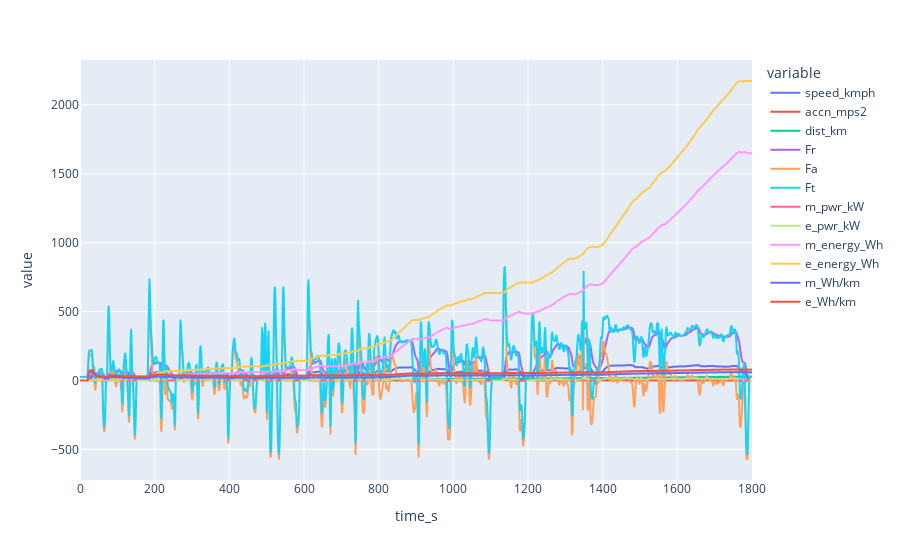

Source (notebook cell):
### Code cell
df_energy = energy_calc(time,speed,accn_mps2,mtr_sys_eff,coastdown_param)

### Figure 1 — Plotly figure (JSON) as saved in the notebook; plotly's stock layout.template omitted (floating-point values rounded to 4 significant figures; data arrays with more than 128 entries replaced by an {"elided": "..."} marker saying what was removed)
{"data": [{"hovertemplate": "variable=speed_kmph<br>time_s=%{x}<br>value=%{y}<extra></extra>", "legendgroup": "speed_kmph", "line": {"color": "#636efa", "dash": "solid"}, "marker": {"symbol": "circle"}, "mode": "lines", "name": "speed_kmph", "showlegend": true, "type": "scattergl", "x": {"elided": "1801 int values"}, "xaxis": "x", "y": {"elided": "1801 float values"}, "yaxis": "y"}, {"hovertemplate": "variable=accn_mps2<br>time_s=%{x}<br>value=%{y}<extra></extra>", "legendgroup": "accn_mps2", "line": {"color": "#EF553B", "dash": "solid"}, "marker": {"symbol": "circle"}, "mode": "lines", "name": "accn_mps2", "showlegend": true, "type": "scattergl", "x": {"elided": "1801 int values"}, "xaxis": "x", "y": {"elided": "1801 float values"}, "yaxis": "y"}, {"hovertemplate": "variable=dist_km<br>time_s=%{x}<br>value=%{y}<extra></extra>", "legendgroup": "dist_km", "line": {"color": "#00cc96", "dash": "solid"}, "marker": {"symbol": "circle"}, "mode": "lines", "name": "dist_km", "showlegend": true, "type": "scattergl", "x": {"elided": "1801 int values"}, "xaxis": "x", "y": {"elided": "1801 float values"}, "yaxis": "y"}, {"hovertemplate": "variable=Fr<br>time_s=%{x}<br>value=%{y}<extra></extra>", "legendgroup": "Fr", "line": {"color": "#ab63fa", "dash": "solid"}, "marker": {"symbol": "circle"}, "mode": "lines", "name": "Fr", "showlegend": true, "type": "scattergl", "x": {"elided": "1801 int values"}, "xaxis": "x", "y": {"elided": "1801 float values"}, "yaxis": "y"}, {"hovertemplate": "variable=Fa<br>time_s=%{x}<br>value=%{y}<extra></extra>", "legendgroup": "Fa", "line": {"color": "#FFA15A", "dash": "solid"}, "marker": {"symbol": "circle"}, "mode": "lines", "name": "Fa", "showlegend": true, "type": "scattergl", "x": {"elided": "1801 int values"}, "xaxis": "x", "y": {"elided": "1801 float values"}, "yaxis": "y"}, {"hovertemplate": "variable=Ft<br>time_s=%{x}<br>value=%{y}<extra></extra>", "legendgroup": "Ft", "line": {"color": "#19d3f3", "dash": "solid"}, "marker": {"symbol": "circle"}, "mode": "lines", "name": "Ft", "showlegend": true, "type": "scattergl", "x": {"elided": "1801 int values"}, "xaxis": "x", "y": {"elided": "1801 float values"}, "yaxis": "y"}, {"hovertemplate": "variable=m_pwr_kW<br>time_s=%{x}<br>value=%{y}<extra></extra>", "legendgroup": "m_pwr_kW", "line": {"color": "#FF6692", "dash": "solid"}, "marker": {"symbol": "circle"}, "mode": "lines", "name": "m_pwr_kW", "showlegend": true, "type": "scattergl", "x": {"elided": "1801 int values"}, "xaxis": "x", "y": {"elided": "1801 float values"}, "yaxis": "y"}, {"hovertemplate": "variable=e_pwr_kW<br>time_s=%{x}<br>value=%{y}<extra></extra>", "legendgroup": "e_pwr_kW", "line": {"color": "#B6E880", "dash": "solid"}, "marker": {"symbol": "circle"}, "mode": "lines", "name": "e_pwr_kW", "showlegend": true, "type": "scattergl", "x": {"elided": "1801 int values"}, "xaxis": "x", "y": {"elided": "1801 float values"}, "yaxis": "y"}, {"hovertemplate": "variable=m_energy_Wh<br>time_s=%{x}<br>value=%{y}<extra></extra>", "legendgroup": "m_energy_Wh", "line": {"color": "#FF97FF", "dash": "solid"}, "marker": {"symbol": "circle"}, "mode": "lines", "name": "m_energy_Wh", "showlegend": true, "type": "scattergl", "x": {"elided": "1801 int values"}, "xaxis": "x", "y": {"elided": "1801 float values"}, "yaxis": "y"}, {"hovertemplate": "variable=e_energy_Wh<br>time_s=%{x}<br>value=%{y}<extra></extra>", "legendgroup": "e_energy_Wh", "line": {"color": "#FECB52", "dash": "solid"}, "marker": {"symbol": "circle"}, "mode": "lines", "name": "e_energy_Wh", "showlegend": true, "type": "scattergl", "x": {"elided": "1801 int values"}, "xaxis": "x", "y": {"elided": "1801 float values"}, "yaxis": "y"}, {"hovertemplate": "variable=m_Wh/km<br>time_s=%{x}<br>value=%{y}<extra></extra>", "legendgroup": "m_Wh/km", "line": {"color": "#636efa", "dash": "solid"}, "marker": {"symbol": "circle"}, "mode": "lines", "name": "m_Wh/km", "showlegend": true, "type": "scattergl", "x": {"elided": "1801 int values"}, "xaxis": "x", "y": {"elided": "1801 float values"}, "yaxis": "y"}, {"hovertemplate": "variable=e_Wh/km<br>time_s=%{x}<br>value=%{y}<extra></extra>", "legendgroup": "e_Wh/km", "line": {"color": "#EF553B", "dash": "solid"}, "marker": {"symbol": "circle"}, "mode": "lines", "name": "e_Wh/km", "showlegend": true, "type": "scattergl", "x": {"elided": "1801 int values"}, "xaxis": "x", "y": {"elided": "1801 float values"}, "yaxis": "y"}], "layout": {"legend": {"title": {"text": "variable"}, "tracegroupgap": 0}, "margin": {"t": 60}, "xaxis": {"anchor": "y", "domain": [0, 1], "title": {"text": "time_s"}}, "yaxis": {"anchor": "x", "domain": [0, 1], "title": {"text": "value"}}}}
